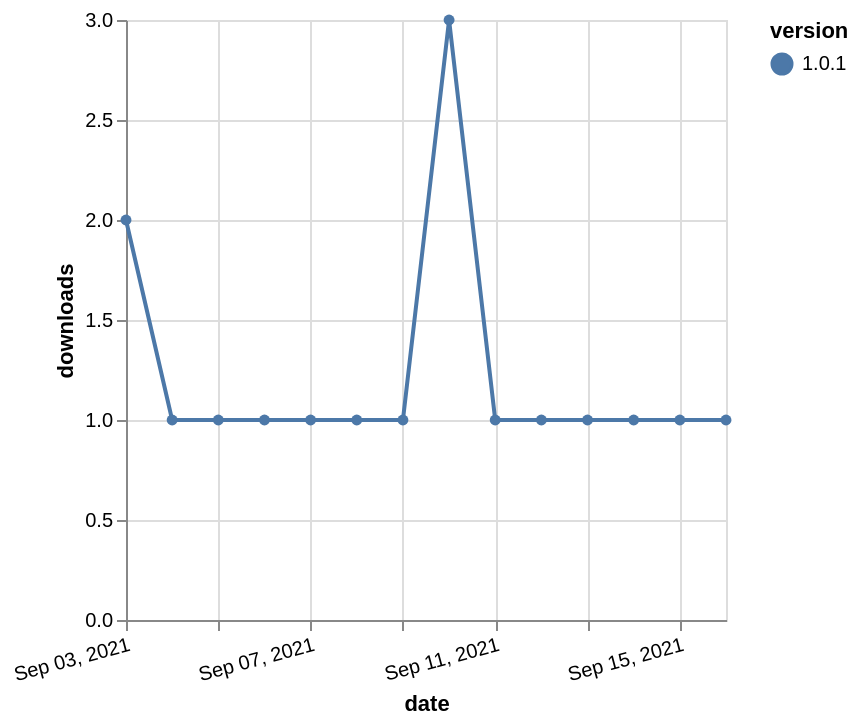

Describe this chart as a Vega-Lite specification.
### Vega-Lite specification from a JSON file in a GitHub repository (floating-point values rounded to 4 significant figures)
{"$schema": "https://vega.github.io/schema/vega-lite/v5.json", "description": "A simple bar chart with embedded data.", "data": {"values": [{"date": "2021-09-03", "total": 105, "delta": 2, "version": "1.0.1"}, {"date": "2021-09-04", "total": 106, "delta": 1, "version": "1.0.1"}, {"date": "2021-09-05", "total": 107, "delta": 1, "version": "1.0.1"}, {"date": "2021-09-06", "total": 108, "delta": 1, "version": "1.0.1"}, {"date": "2021-09-07", "total": 109, "delta": 1, "version": "1.0.1"}, {"date": "2021-09-08", "total": 110, "delta": 1, "version": "1.0.1"}, {"date": "2021-09-09", "total": 111, "delta": 1, "version": "1.0.1"}, {"date": "2021-09-10", "total": 114, "delta": 3, "version": "1.0.1"}, {"date": "2021-09-11", "total": 115, "delta": 1, "version": "1.0.1"}, {"date": "2021-09-12", "total": 116, "delta": 1, "version": "1.0.1"}, {"date": "2021-09-13", "total": 117, "delta": 1, "version": "1.0.1"}, {"date": "2021-09-14", "total": 118, "delta": 1, "version": "1.0.1"}, {"date": "2021-09-15", "total": 119, "delta": 1, "version": "1.0.1"}, {"date": "2021-09-16", "total": 120, "delta": 1, "version": "1.0.1"}]}, "width": "container", "mark": {"type": "line", "point": {"filled": true}}, "encoding": {"x": {"field": "date", "type": "temporal", "timeUnit": "yearmonthdate", "title": "date", "axis": {"labelAngle": -15}}, "y": {"field": "delta", "type": "quantitative", "title": "downloads"}, "color": {"field": "version", "type": "nominal"}, "tooltip": {"field": "delta"}}}
